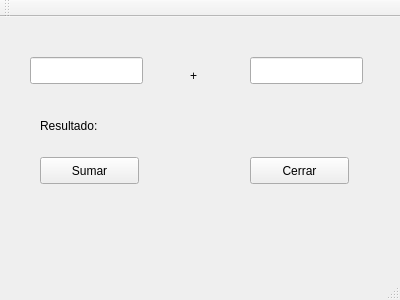
<?xml version="1.0" encoding="UTF-8"?>
<ui version="4.0">
 <class>HolaQt</class>
 <widget class="QMainWindow" name="HolaQt">
  <property name="geometry">
   <rect>
    <x>0</x>
    <y>0</y>
    <width>400</width>
    <height>300</height>
   </rect>
  </property>
  <property name="windowTitle">
   <string>HolaQt</string>
  </property>
  <widget class="QWidget" name="centralWidget">
   <widget class="QPushButton" name="pushButton">
    <property name="geometry">
     <rect>
      <x>40</x>
      <y>140</y>
      <width>99</width>
      <height>27</height>
     </rect>
    </property>
    <property name="text">
     <string>Sumar</string>
    </property>
   </widget>
   <widget class="QPushButton" name="pushButton_2">
    <property name="geometry">
     <rect>
      <x>250</x>
      <y>140</y>
      <width>99</width>
      <height>27</height>
     </rect>
    </property>
    <property name="text">
     <string>Cerrar</string>
    </property>
   </widget>
   <widget class="QLabel" name="label">
    <property name="geometry">
     <rect>
      <x>40</x>
      <y>100</y>
      <width>91</width>
      <height>17</height>
     </rect>
    </property>
    <property name="text">
     <string>Resultado:</string>
    </property>
   </widget>
   <widget class="QLabel" name="label_2">
    <property name="geometry">
     <rect>
      <x>160</x>
      <y>50</y>
      <width>67</width>
      <height>17</height>
     </rect>
    </property>
    <property name="text">
     <string>+</string>
    </property>
    <property name="alignment">
     <set>Qt::AlignCenter</set>
    </property>
   </widget>
   <widget class="QLineEdit" name="lineEdit">
    <property name="geometry">
     <rect>
      <x>30</x>
      <y>40</y>
      <width>113</width>
      <height>27</height>
     </rect>
    </property>
   </widget>
   <widget class="QLineEdit" name="lineEdit_2">
    <property name="geometry">
     <rect>
      <x>250</x>
      <y>40</y>
      <width>113</width>
      <height>27</height>
     </rect>
    </property>
   </widget>
   <widget class="QLabel" name="label_3">
    <property name="geometry">
     <rect>
      <x>170</x>
      <y>100</y>
      <width>67</width>
      <height>17</height>
     </rect>
    </property>
    <property name="text">
     <string/>
    </property>
   </widget>
  </widget>
  <widget class="QMenuBar" name="menuBar">
   <property name="geometry">
    <rect>
     <x>0</x>
     <y>0</y>
     <width>400</width>
     <height>25</height>
    </rect>
   </property>
  </widget>
  <widget class="QToolBar" name="mainToolBar">
   <attribute name="toolBarArea">
    <enum>TopToolBarArea</enum>
   </attribute>
   <attribute name="toolBarBreak">
    <bool>false</bool>
   </attribute>
  </widget>
  <widget class="QStatusBar" name="statusBar"/>
 </widget>
 <layoutdefault spacing="6" margin="11"/>
 <resources/>
 <connections/>
</ui>
